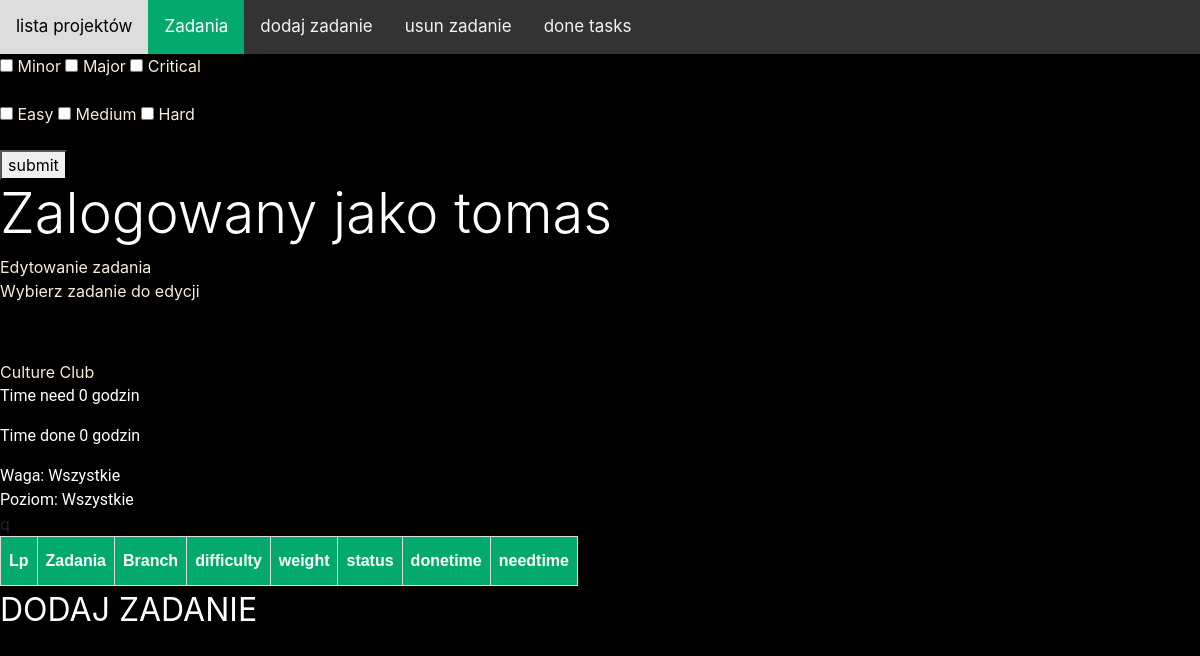
Page /7 (signed in) on the earlier database version.
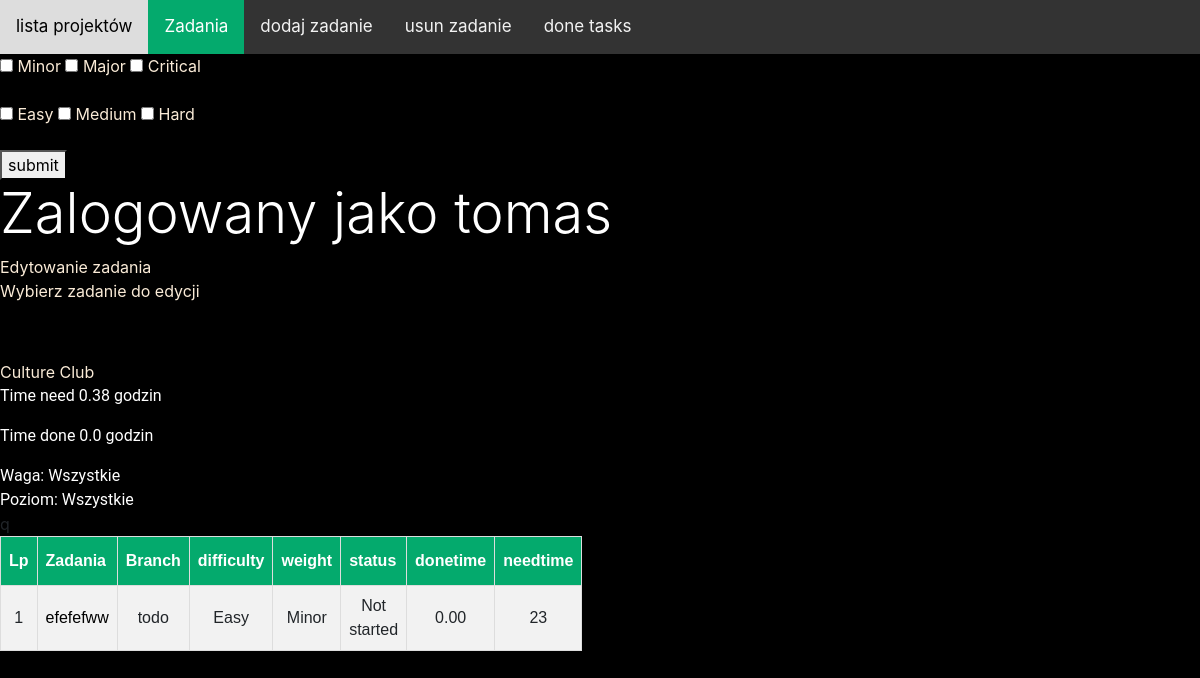
Same page on the later database version.
### task/models.py (models this page shows, shortened)
class Projects(models.Model):
    project = models.CharField(max_length=255, blank=True, unique=True)
    created = models.DateTimeField(auto_now_add=True)
    user = models.ForeignKey("auth.User", on_delete=models.CASCADE, default=1)

class Task(models.Model):
    title = models.CharField(max_length=255, unique=True)
    task = models.TextField()
    branch = models.PositiveSmallIntegerField(choices=Branch.BRANCH, default=0)
    created = models.DateTimeField(auto_now_add=True)
    modified = models.DateTimeField(auto_now=True)
    timeneed = models.IntegerField()
    timedone = models.DecimalField(max_digits=6, decimal_places=2,default=0)
    weight = models.PositiveSmallIntegerField(choices=Weight.WEIGHT, default=0)
    level = models.PositiveSmallIntegerField(choices=Level.LEVEL, default=0)
    status = models.PositiveSmallIntegerField(choices=Status.STATUS, default=0)
    projekt = models.ForeignKey(Projects, on_delete=models.CASCADE, default=None)
    timeusing = models.IntegerField(blank=True, default=0)
    user = models.ForeignKey("auth.User", on_delete=models.CASCADE, default=1)

### main/views.py (the view, shortened to what this page needs)
# urls.py: path('<int:projekt_id>', zadania, name="zadania"),
@login_required
def zadania(request, projekt_id: int):
    global no_project
    no_project = projekt_id
    poziom = "Wszystkie"
    waga = "Wszystkie"
    projekt = Projects.objects.filter(id=no_project)
    name_of_projekt = projekt[0].project
    suma_need = Task.objects.filter(projekt_id=no_project).exclude(status=2).aggregate(Sum('timeneed'))
    zadania = Task.objects.all().filter(projekt=projekt_id, status__lt=2)
    if suma_need['timeneed__sum'] != None:
        suma_done_min = Task.objects.filter(projekt_id=no_project).exclude(status=2).aggregate(Sum('timedone'))
        suma_done_done = Task.objects.filter(projekt_id=no_project, status=2).aggregate(Sum('timedone'))
        if suma_done_done["timedone__sum"] == None:
            suma_done_done["timedone__sum"] = 0
        suma_done = round(float((suma_done_min["timedone__sum"]/60)) + float((suma_done_done["timedone__sum"] / 60)), 2)
        suma_czas_do_skonczenia = round((suma_need["timeneed__sum"] - suma_done_min["timedone__sum"])/60, 2)
        info_o_zadaniach = ""
    else:
        suma_czas_do_skonczenia = 0
        suma_done = 0
        info_o_zadaniach = "DODAJ ZADANIE"
    contex = {"zadania": zadania, "nr_projektu": projekt_id, "side": "show",
              "time_need": suma_czas_do_skonczenia, "time_done": suma_done, "is_task": info_o_zadaniach,
              "nazwa_projektu": name_of_projekt, "waga": waga, "poziom": poziom}
    return render(request, "main/lista_zadan.html", contex)

### main/templates/main/lista_zadan.html (shortened to what this page needs)
{% extends 'base.html'%}
{% load static %}
{% block content %}
<div class="topnav">
  <a  href="{% url 'main:start' %}">lista projektów</a>
  {% if side == "delete" %}
    <a   href="{% url 'main:zadania' nr_projektu %}">Zadania</a>
    <a href="{% url 'main:add_task' %}">dodaj zadanie</a>
    <a class="active" href="{% url 'main:delete_task' nr_projektu %}">usun zadanie</a>
    <a href="{% url 'main:done_task' nr_projektu %}">done tasks</a>
  {% elif side == "show" %}
    <a  class="active" href="{% url 'main:zadania' nr_projektu %}">Zadania</a>
    <a href="{% url 'main:add_task' %}">dodaj zadanie</a>
    <a href="{% url 'main:delete_task' nr_projektu %}">usun zadanie</a>
    <a href="{% url 'main:done_task' nr_projektu %}">done tasks</a>
  {% else %}
    <a href="{% url 'main:zadania' nr_projektu %}">Zadania</a>
    <a href="{% url 'main:add_task' %}">dodaj zadanie</a>
    <a href="{% url 'main:delete_task' nr_projektu %}">usun zadanie</a>
    <a class="active"  href="{% url 'main:done_task' nr_projektu %}">done tasks</a>
  {% endif %}
</div>
<form action="" method="post">
    <div class="form_check">
        <p>
        <input type="checkbox" value="Minor" id="minor" name="weight">
        <label for="minor">Minor</label>
        <input type="checkbox" value="Major" id="major" name="weight">
        <label for="major">Major</label>
        <input type="checkbox" value="Critical" id="critical" name="weight">
        <label for="critical">Critical</label>
    </p>
    </div>
    <div class="form_check">
        <p>
        <input type="checkbox" value="Easy" id="easy" name="level">
        <label for="easy">Easy</label>
        <input type="checkbox" value="Medium" id="medium" name="level">
        <label for="medium">Medium</label>
        <input type="checkbox" value="Hard" id="hard" name="level">
        <label for="hard">Hard</label>
        </p>
</div>
    <button type="submit">submit</button>
</form>
<div>
    {% if user.is_authenticated %}
    <h1 class="display-4"> Zalogowany jako {{ user.username }}</h1>
{% else %}
        <br><div>Nie jesteś zalogowany </div><br>
{% endif %}
</div>
<div>
  {% if side == "delete" %}
    Usuwanie zadania <br> Wybierz zadanie do usuniecia
  {% elif side == "show" %}
    Edytowanie zadania <br> Wybierz zadanie do edycji
  {% else %}
    Zakończone zadania
  {% endif %}
  <br><br>
</div>
<hr>
<div class="nazwa-projektu">
  {{ nazwa_projektu }}<br>
</div>
<header>
  {% if side == "done" %}
    <p>Time need {{ suma_timeneed_done }} godzin</p>
    <p>Time done {{ suma_done_done }} godzin</p>
  {% else %}
    <p>Time need {{ time_need }} godzin</p>
    <p>Time done {{ time_done }} godzin</p>
  {% endif %}
Waga: {{ waga }}<br>
Poziom: {{ poziom }}
</header>
<table id="customers">
  <tr>
    <th class="lp">Lp</th>
    <th>Zadania</th>
    <th>Branch</th>
    <th>difficulty</th>
    <th>weight</th>
q    <th>status</th>
    <th>donetime</th>
    <th>needtime</th>
  </tr>
  {% for zadanie in zadania %}
  <tr class="lp">
    <td class="lp">{{ forloop.counter }}</td>
      {% if side == "delete" %}
        <td><a href="{% url 'main:remove_task' zadanie.id %}">{{ zadanie.title }}</a></td>
      {% else %}
        <td><a href="{% url 'main:check_task' zadanie.id %}">{{ zadanie.title }}</a></td>
      {% endif %}
    <td>{{ zadanie.get_branch_display }}</td>
    <td>{{ zadanie.get_level_display }}</td>
    <td>{{ zadanie.get_weight_display }}</td>
    <td>{{ zadanie.get_status_display }}</td>
    <td>{{ zadanie.timedone }}</td>
    <td>{{ zadanie.timeneed }}</td>
  </tr>
  {% endfor %}
</table>
<div class="informacja">
  {{ is_task }}
</div>
{% endblock %}

### main/templates/base.html (shortened to what this page needs)
<!DOCTYPE html>
{% load static %}
<html lang="en">
<head>
    <link rel="stylesheet" href="https://stackpath.bootstrapcdn.com/bootstrap/4.4.1/css/bootstrap.min.css">
    <link href="{% static 'main/css/style.css' %}" rel="stylesheet">
</head>
<body>
  {%  block content %}
    {% endblock %}
</body>

### main/static/main/css/style.css (style rules this page uses)
body { background-color: rgb(0,0,0); }
h1 { color: white; }
div { color: antiquewhite; font-size: 1em ; }
#customers { font-family: Arial, Helvetica, sans-serif; border-collapse: collapse; width: 30%; background-color: antiquewhite; text-decoration: none; }
#customers td, #customers th { border: 1px solid #ddd; padding: 8px; }
#customers tr:nth-child(even) { background-color: #f2f2f2; }
#customers th { padding-top: 12px; padding-bottom: 12px; text-align: left; background-color: #04AA6D; color: white; }
.lp { text-align: center; }
.lp a:link { color: black; text-decoration: none; }
.topnav { background-color: #333; overflow: hidden; }
.topnav a { float: left; color: #f2f2f2; text-align: center; padding: 14px 16px; text-decoration: none; font-size: 17px; }
.topnav a.active { background-color: #04AA6D; color: white; }
header { color: white; font-family: "Roboto", "Lucida Grande", "DejaVu Sans", "Bitstream Vera Sans", Verdana, Arial, sans-serif; }

Differences in the rows shown:
added Task: title "efefefww", branch "todo", level "Easy", weight "Minor", status "Not started", timedone "0.00", timeneed "23"
Other differences:
{{ time_need }}: "0" → "0.38"
{{ time_done }}: "0" → "0.0"
{{ is_task }}: "DODAJ ZADANIE" → (not shown)
